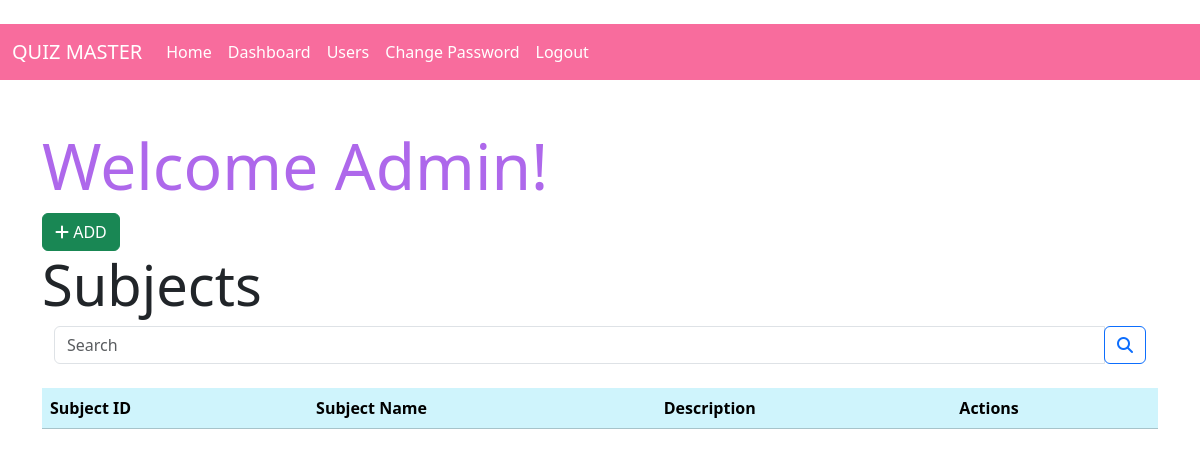
The app's page /admin_dashboard (signed in), older data.
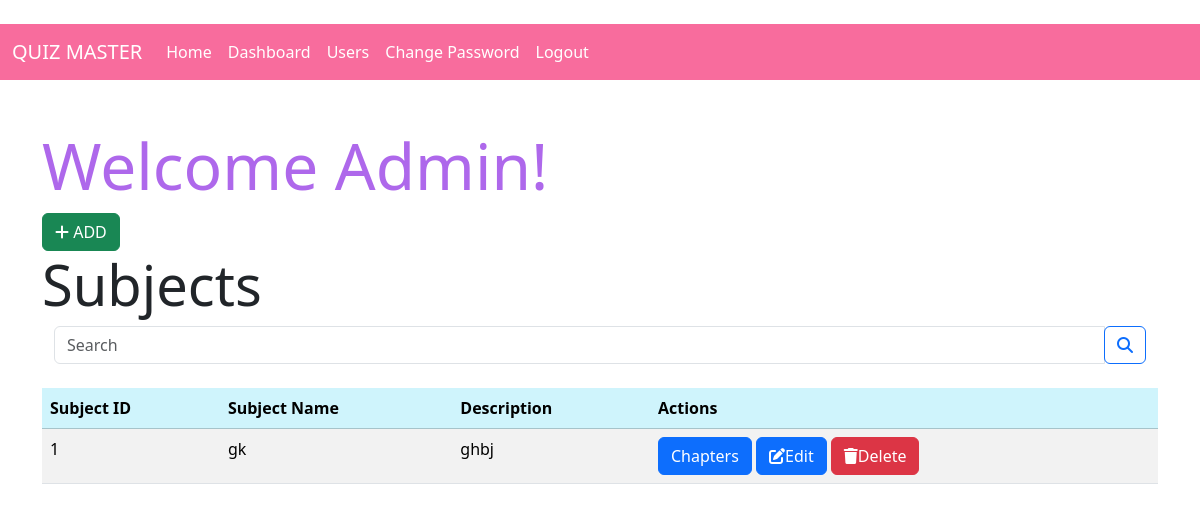
The same page, newer data.
### models.py (models this page shows)
class Subject(db.Model):
    id=db.Column(db.Integer,primary_key=True)
    Name=db.Column(db.String(256),nullable=False)
    Description=db.Column(db.String(500),nullable=False)
    chapters=db.relationship('Chapter',backref='subject',lazy=True,cascade="all, delete-orphan", passive_deletes=True)

### controllers/routes.py (the view)
@app.route('/admin_dashboard')
@admin_auth
def admin_dashboard():
        admin=Admin.query.get(session['admin_id'])
        query=request.args.get('query')
        if query:
             subjects=Subject.query.filter(Subject.Name.ilike(f'%{query}%'))
             return render_template('admin_dashboard.html',admin=admin,subjects=subjects)
        subjects=Subject.query
        return render_template('admin_dashboard.html',admin=admin,subjects=subjects)

### controllers/routes.py (called while the page is built)
def admin_auth(func):
    @wraps(func)
    def inner(*args,**kwargs):
        if 'admin_id' in session:
            return func(*args,**kwargs)
        else:
            flash('Please Login to continue further!')
            return redirect(url_for('admin_login'))
    return inner

### templates/admin_dashboard.html (shortened to what this page needs)
{% extends 'basic_layout.html' %}
{%block NAVBAR%}
{% include 'navbar_admin.html'%}
{%endblock%}
{% block BODY %}
<h3 class="display-3" style="color: #ae68eb;"><strong>Welcome Admin!</strong></h3>
<a href="{{url_for('add_sub')}}" class="btn btn-success">
    <i class="fas fa-add"></i>
    ADD
</a>
<h4 class="display-4">Subjects</h4>
{%include 'search.html'%}<br>
<table class="table table-striped ">
    <thead class='table-info'>
        <tr>
            <th>Subject ID</th>
            <th>Subject Name</th>
            <th>Description</th>
            <th>Actions</th>
        </tr>
    </thead>
    <tbody>
        {% for subject in subjects%}
        <tr>
            <td>{{subject.id}}</td>
            <td>{{subject.Name}}</td>
            <td>{{subject.Description}}</td>
            <td>
                <div>
                <a href="{{url_for('display_chap',id=subject.id)}}" class="btn btn-primary">
                Chapters</a>
                <a href="{{url_for('edit_sub',id=subject.id)}}" class="btn btn-primary">
                    <i class="fas fa-edit"></i>Edit
                </a>
                <a href="{{url_for('delete_sub',id=subject.id)}}" class="btn btn-danger">
                    <i class="fas fa-trash"></i>Delete
                </a>
             </div>
            </td>
        </tr>
        {%endfor%}
    </tbody>
</table>
{% endblock %}

Row changes from the older to the newer data that the page shows:
added Subject: id "1", Name "gk", Description "ghbj"
